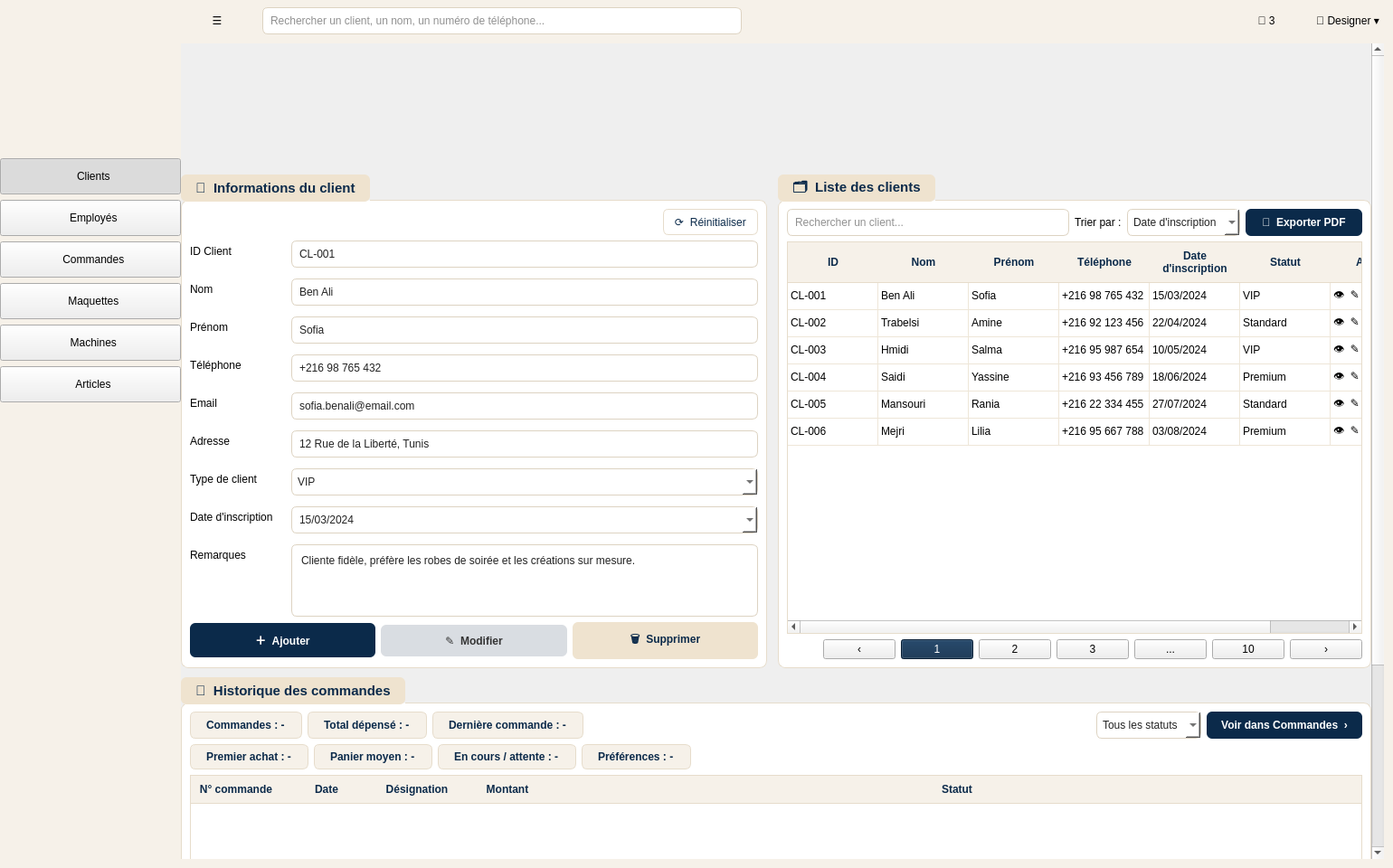
<?xml version="1.0" encoding="UTF-8"?>
<ui version="4.0">
 <class>MainWindow</class>
 <widget class="QMainWindow" name="MainWindow">
  <property name="geometry">
   <rect><x>0</x><y>0</y><width>1540</width><height>960</height></rect>
  </property>
  <property name="windowIcon">
   <iconset resource="resources.qrc"><normaloff>:/images/logo.png</normaloff>:/images/logo.png</iconset>
  </property>
  <property name="windowTitle">
   <string>FashioNova - Gestion des Clients (v9)</string>
  </property>
  <property name="styleSheet">
   <string notr="true">
QMainWindow, QWidget#centralwidget { background-color: #f6f1e9; }
QPushButton[nav="true"] { color: #FFFFFF; background: transparent; border: none; text-align: left; padding-left: 20px; margin: 0px 6px; border-radius: 6px; font-family: "Segoe UI"; font-size: 13px; font-weight: 500; }
QPushButton[nav="true"]:hover { background-color: rgba(255, 255, 255, 0.12); }
QPushButton[nav="true"]:checked { background: qlineargradient(x1:0, y1:0, x2:1, y2:0, stop:0 #E5C378, stop:1 #C89538); color: #08213B; font-weight: bold; }
QFrame#banner { background-color: #efe3cf; border: none; }
QLabel#bannerTitle { font-size: 38px; font-style: italic; font-weight: bold; color: #0b2a4a; }
QLabel#bannerSub { font-size: 15px; font-style: italic; color: #b08d57; }
QLabel#bannerQuote { font-size: 16px; font-style: italic; color: #b08d57; }
QGroupBox { background-color: white; border: 1px solid #e6dccb; border-radius: 8px; margin-top: 28px; font-weight: bold; font-size: 15px; color: #0b2a4a; }
QGroupBox::title { subcontrol-origin: margin; subcontrol-position: top left; left: 0px; padding: 6px 14px; background-color: #efe3cf; border-radius: 6px; }
QLineEdit, QComboBox, QDateEdit, QPlainTextEdit { background: white; border: 1px solid #ddd3c2; border-radius: 6px; padding: 6px; font-weight: normal; color: #222; }
QLabel[field="true"] { font-weight: bold; color: #0b2a4a; font-size: 13px; }
QPushButton#btnAjouter { background-color: #0b2a4a; color: white; font-weight: bold; padding: 10px; border-radius: 6px; }
QPushButton#btnModifier { background-color: #d9dde2; color: #333; font-weight: bold; padding: 10px; border-radius: 6px; }
QPushButton#btnSupprimer { background-color: #efe3cf; color: #0b2a4a; font-weight: bold; padding: 10px; border-radius: 6px; }
QPushButton#btnReinit { background-color: white; border: 1px solid #e6dccb; padding: 6px 12px; border-radius: 6px; color: #0b2a4a; }
QPushButton#btnExport { background-color: #0b2a4a; color: white; font-weight: bold; padding: 8px 18px; border-radius: 6px; }
QTableWidget { background: white; border: 1px solid #e6dccb; gridline-color: #eee6d8; selection-background-color: #efe3cf; selection-color: #0b2a4a; }
QHeaderView::section { background-color: #f6f1e9; color: #0b2a4a; font-weight: bold; padding: 6px; border: none; border-bottom: 1px solid #e6dccb; }
QPushButton[page="true"] { background: white; border: 1px solid #e6dccb; border-radius: 6px; min-width: 30px; padding: 6px; color: #0b2a4a; }
QPushButton#btnPage1 { background-color: #0b2a4a; color: white; }
QProgressBar { border: none; background-color: #ebeef2; border-radius: 5px; max-height: 10px; }
QProgressBar::chunk { background-color: #0b2a4a; border-radius: 5px; }
QFrame[card="true"] { background: white; border: 1px solid #eee6d8; border-radius: 6px; }
   </string>
  </property>
  <widget class="QWidget" name="centralwidget">
   <layout class="QHBoxLayout" name="mainLayout">
    <property name="spacing"><number>0</number></property>
    <property name="leftMargin"><number>0</number></property>
    <property name="topMargin"><number>0</number></property>
    <property name="rightMargin"><number>0</number></property>
    <property name="bottomMargin"><number>0</number></property>

    <!-- ===================== SIDEBAR (200 px, image de fond) ===================== -->
    <item>
     <widget class="QFrame" name="sidebar">
      <property name="minimumSize"><size><width>200</width><height>0</height></size></property>
      <property name="maximumSize"><size><width>200</width><height>16777215</height></size></property>
      <property name="styleSheet"><string notr="true">QFrame#sidebar { border-image: url(:/images/sidebar.png) 0 0 0 0 stretch stretch; }</string></property>
      <layout class="QVBoxLayout" name="sidebarLayout">
       <property name="spacing"><number>6</number></property>
       <property name="leftMargin"><number>0</number></property>
       <property name="topMargin"><number>175</number></property>
       <property name="rightMargin"><number>0</number></property>
       <property name="bottomMargin"><number>15</number></property>
       <item>
        <widget class="QPushButton" name="btnNavClients">
         <property name="minimumSize"><size><width>0</width><height>40</height></size></property>
         <property name="maximumSize"><size><width>16777215</width><height>40</height></size></property>
         <property name="cursor"><cursorShape>PointingHandCursor</cursorShape></property>
         <property name="text"><string>  Clients</string></property>
         <property name="icon">
          <iconset resource="resources.qrc"><normaloff>:/icons/clients_off.png</normaloff><normalon>:/icons/clients_on.png</normalon></iconset>
         </property>
         <property name="iconSize"><size><width>20</width><height>20</height></size></property>
         <property name="checkable"><bool>true</bool></property>
         <property name="checked"><bool>true</bool></property>
         <property name="nav" stdset="0"><string notr="true">true</string></property>
         <attribute name="buttonGroup"><string notr="true">navGroup</string></attribute>
        </widget>
       </item>
       <item>
        <widget class="QPushButton" name="btnNavEmployes">
         <property name="minimumSize"><size><width>0</width><height>40</height></size></property>
         <property name="maximumSize"><size><width>16777215</width><height>40</height></size></property>
         <property name="cursor"><cursorShape>PointingHandCursor</cursorShape></property>
         <property name="text"><string>  Employés</string></property>
         <property name="icon">
          <iconset resource="resources.qrc"><normaloff>:/icons/employes_off.png</normaloff><normalon>:/icons/employes_on.png</normalon></iconset>
         </property>
         <property name="iconSize"><size><width>20</width><height>20</height></size></property>
         <property name="checkable"><bool>true</bool></property>
         <property name="nav" stdset="0"><string notr="true">true</string></property>
         <attribute name="buttonGroup"><string notr="true">navGroup</string></attribute>
        </widget>
       </item>
       <item>
        <widget class="QPushButton" name="btnNavCommandes">
         <property name="minimumSize"><size><width>0</width><height>40</height></size></property>
         <property name="maximumSize"><size><width>16777215</width><height>40</height></size></property>
         <property name="cursor"><cursorShape>PointingHandCursor</cursorShape></property>
         <property name="text"><string>  Commandes</string></property>
         <property name="icon">
          <iconset resource="resources.qrc"><normaloff>:/icons/commandes_off.png</normaloff><normalon>:/icons/commandes_on.png</normalon></iconset>
         </property>
         <property name="iconSize"><size><width>20</width><height>20</height></size></property>
         <property name="checkable"><bool>true</bool></property>
         <property name="nav" stdset="0"><string notr="true">true</string></property>
         <attribute name="buttonGroup"><string notr="true">navGroup</string></attribute>
        </widget>
       </item>
       <item>
        <widget class="QPushButton" name="btnNavMaquettes">
         <property name="minimumSize"><size><width>0</width><height>40</height></size></property>
         <property name="maximumSize"><size><width>16777215</width><height>40</height></size></property>
         <property name="cursor"><cursorShape>PointingHandCursor</cursorShape></property>
         <property name="text"><string>  Maquettes</string></property>
         <property name="icon">
          <iconset resource="resources.qrc"><normaloff>:/icons/maquettes_off.png</normaloff><normalon>:/icons/maquettes_on.png</normalon></iconset>
         </property>
         <property name="iconSize"><size><width>20</width><height>20</height></size></property>
         <property name="checkable"><bool>true</bool></property>
         <property name="nav" stdset="0"><string notr="true">true</string></property>
         <attribute name="buttonGroup"><string notr="true">navGroup</string></attribute>
        </widget>
       </item>
       <item>
        <widget class="QPushButton" name="btnNavMachines">
         <property name="minimumSize"><size><width>0</width><height>40</height></size></property>
         <property name="maximumSize"><size><width>16777215</width><height>40</height></size></property>
         <property name="cursor"><cursorShape>PointingHandCursor</cursorShape></property>
         <property name="text"><string>  Machines</string></property>
         <property name="icon">
          <iconset resource="resources.qrc"><normaloff>:/icons/machines_off.png</normaloff><normalon>:/icons/machines_on.png</normalon></iconset>
         </property>
         <property name="iconSize"><size><width>20</width><height>20</height></size></property>
         <property name="checkable"><bool>true</bool></property>
         <property name="nav" stdset="0"><string notr="true">true</string></property>
         <attribute name="buttonGroup"><string notr="true">navGroup</string></attribute>
        </widget>
       </item>
       <item>
        <widget class="QPushButton" name="btnNavArticles">
         <property name="minimumSize"><size><width>0</width><height>40</height></size></property>
         <property name="maximumSize"><size><width>16777215</width><height>40</height></size></property>
         <property name="cursor"><cursorShape>PointingHandCursor</cursorShape></property>
         <property name="text"><string>  Articles</string></property>
         <property name="icon">
          <iconset resource="resources.qrc"><normaloff>:/icons/articles_off.png</normaloff><normalon>:/icons/articles_on.png</normalon></iconset>
         </property>
         <property name="iconSize"><size><width>20</width><height>20</height></size></property>
         <property name="checkable"><bool>true</bool></property>
         <property name="nav" stdset="0"><string notr="true">true</string></property>
         <attribute name="buttonGroup"><string notr="true">navGroup</string></attribute>
        </widget>
       </item>
       <item>
        <spacer name="sidebarSpacer">
         <property name="orientation"><enum>Qt::Vertical</enum></property>
         <property name="sizeHint" stdset="0"><size><width>20</width><height>40</height></size></property>
        </spacer>
       </item>
      </layout>
     </widget>
    </item>

    <!-- ===================== CONTENU ===================== -->
    <item>
     <widget class="QWidget" name="content">
      <layout class="QVBoxLayout" name="contentLayout">
       <property name="spacing"><number>10</number></property>
       <property name="leftMargin"><number>0</number></property>
       <property name="topMargin"><number>8</number></property>
       <property name="rightMargin"><number>10</number></property>
       <property name="bottomMargin"><number>10</number></property>

       <!-- Barre du haut -->
       <item>
        <layout class="QHBoxLayout" name="topBar">
         <item>
          <widget class="QPushButton" name="btnMenu">
           <property name="text"><string>☰</string></property>
           <property name="flat"><bool>true</bool></property>
          </widget>
         </item>
         <item>
          <widget class="QLineEdit" name="searchGlobal">
           <property name="placeholderText"><string>Rechercher un client, un nom, un numéro de téléphone...</string></property>
          </widget>
         </item>
         <item>
          <spacer name="topSpacer">
           <property name="orientation"><enum>Qt::Horizontal</enum></property>
           <property name="sizeHint" stdset="0"><size><width>200</width><height>20</height></size></property>
          </spacer>
         </item>
         <item>
          <widget class="QPushButton" name="btnNotif">
           <property name="text"><string>🔔 3</string></property>
           <property name="flat"><bool>true</bool></property>
          </widget>
         </item>
         <item>
          <widget class="QPushButton" name="btnUser">
           <property name="text"><string>👤 Designer ▾</string></property>
           <property name="flat"><bool>true</bool></property>
          </widget>
         </item>
        </layout>
       </item>

       <!-- Pile de pages : 0 = Clients, 1..5 = pages vides -->
       <item>
        <widget class="QStackedWidget" name="stackPages">
         <property name="currentIndex"><number>0</number></property>

         <widget class="QScrollArea" name="pageClients">
          <property name="frameShape"><enum>QFrame::NoFrame</enum></property>
          <property name="widgetResizable"><bool>true</bool></property>
          <property name="horizontalScrollBarPolicy"><enum>Qt::ScrollBarAlwaysOff</enum></property>
          <property name="styleSheet"><string notr="true">QScrollArea#pageClients { background: transparent; border: none; }
QScrollArea#pageClients &gt; QWidget { background: transparent; }
QWidget#pageClientsContents { background: transparent; }</string></property>
          <widget class="QWidget" name="pageClientsContents">
          <layout class="QVBoxLayout" name="pageClientsLayout">
           <property name="spacing"><number>10</number></property>
           <property name="leftMargin"><number>0</number></property>
           <property name="topMargin"><number>0</number></property>
           <property name="rightMargin"><number>0</number></property>
           <property name="bottomMargin"><number>0</number></property>

           <!-- Bannière (image) -->
           <item>
            <widget class="QLabel" name="bannerImage">
             <property name="sizePolicy">
              <sizepolicy hsizetype="Ignored" vsizetype="Fixed"><horstretch>0</horstretch><verstretch>0</verstretch></sizepolicy>
             </property>
             <property name="minimumSize"><size><width>0</width><height>135</height></size></property>
             <property name="maximumSize"><size><width>16777215</width><height>135</height></size></property>
             <property name="text"><string/></property>
             <property name="pixmap"><pixmap resource="resources.qrc">:/images/banner.png</pixmap></property>
             <property name="alignment"><set>Qt::AlignCenter</set></property>
            </widget>
           </item>

       <!-- Zone du milieu : formulaire + liste -->
       <item>
        <layout class="QHBoxLayout" name="middleLayout">
         <property name="spacing"><number>12</number></property>

         <!-- ===== Informations du client (SANS PHOTOS) ===== -->
         <item>
          <widget class="QGroupBox" name="groupInfos">
           <property name="title"><string>👤  Informations du client</string></property>
           <layout class="QVBoxLayout" name="infosLayout">
            <item>
             <layout class="QHBoxLayout" name="infosHeader">
              <item>
               <spacer name="infosHeaderSpacer">
                <property name="orientation"><enum>Qt::Horizontal</enum></property>
                <property name="sizeHint" stdset="0"><size><width>40</width><height>20</height></size></property>
               </spacer>
              </item>
              <item>
               <widget class="QPushButton" name="btnReinit">
                <property name="text"><string>⟳  Réinitialiser</string></property>
               </widget>
              </item>
             </layout>
            </item>
            <item>
             <layout class="QFormLayout" name="formLayout">
              <property name="verticalSpacing"><number>12</number></property>
              <property name="horizontalSpacing"><number>20</number></property>

              <item row="0" column="0">
               <widget class="QLabel" name="lblId">
                <property name="text"><string>ID Client</string></property>
                <property name="field" stdset="0"><string notr="true">true</string></property>
               </widget>
              </item>
              <item row="0" column="1">
               <widget class="QLineEdit" name="editId">
                <property name="text"><string>CL-001</string></property>
               </widget>
              </item>

              <item row="1" column="0">
               <widget class="QLabel" name="lblNom">
                <property name="text"><string>Nom</string></property>
                <property name="field" stdset="0"><string notr="true">true</string></property>
               </widget>
              </item>
              <item row="1" column="1">
               <widget class="QLineEdit" name="editNom">
                <property name="text"><string>Ben Ali</string></property>
               </widget>
              </item>

              <item row="2" column="0">
               <widget class="QLabel" name="lblPrenom">
                <property name="text"><string>Prénom</string></property>
                <property name="field" stdset="0"><string notr="true">true</string></property>
               </widget>
              </item>
              <item row="2" column="1">
               <widget class="QLineEdit" name="editPrenom">
                <property name="text"><string>Sofia</string></property>
               </widget>
              </item>

              <item row="3" column="0">
               <widget class="QLabel" name="lblTel">
                <property name="text"><string>Téléphone</string></property>
                <property name="field" stdset="0"><string notr="true">true</string></property>
               </widget>
              </item>
              <item row="3" column="1">
               <widget class="QLineEdit" name="editTel">
                <property name="text"><string>+216 98 765 432</string></property>
               </widget>
              </item>

              <item row="4" column="0">
               <widget class="QLabel" name="lblEmail">
                <property name="text"><string>Email</string></property>
                <property name="field" stdset="0"><string notr="true">true</string></property>
               </widget>
              </item>
              <item row="4" column="1">
               <widget class="QLineEdit" name="editEmail">
                <property name="text"><string>sofia.benali@email.com</string></property>
               </widget>
              </item>

              <item row="5" column="0">
               <widget class="QLabel" name="lblAdresse">
                <property name="text"><string>Adresse</string></property>
                <property name="field" stdset="0"><string notr="true">true</string></property>
               </widget>
              </item>
              <item row="5" column="1">
               <widget class="QLineEdit" name="editAdresse">
                <property name="text"><string>12 Rue de la Liberté, Tunis</string></property>
               </widget>
              </item>

              <item row="6" column="0">
               <widget class="QLabel" name="lblType">
                <property name="text"><string>Type de client</string></property>
                <property name="field" stdset="0"><string notr="true">true</string></property>
               </widget>
              </item>
              <item row="6" column="1">
               <widget class="QComboBox" name="comboType">
                <item><property name="text"><string>VIP</string></property></item>
                <item><property name="text"><string>Premium</string></property></item>
                <item><property name="text"><string>Standard</string></property></item>
               </widget>
              </item>

              <item row="7" column="0">
               <widget class="QLabel" name="lblDate">
                <property name="text"><string>Date d'inscription</string></property>
                <property name="field" stdset="0"><string notr="true">true</string></property>
               </widget>
              </item>
              <item row="7" column="1">
               <widget class="QDateEdit" name="dateInscription">
                <property name="displayFormat"><string>dd/MM/yyyy</string></property>
                <property name="calendarPopup"><bool>true</bool></property>
                <property name="date">
                 <date><year>2024</year><month>3</month><day>15</day></date>
                </property>
               </widget>
              </item>

              <item row="8" column="0">
               <widget class="QLabel" name="lblRemarques">
                <property name="text"><string>Remarques</string></property>
                <property name="field" stdset="0"><string notr="true">true</string></property>
               </widget>
              </item>
              <item row="8" column="1">
               <widget class="QPlainTextEdit" name="editRemarques">
                <property name="maximumSize"><size><width>16777215</width><height>80</height></size></property>
                <property name="plainText"><string>Cliente fidèle, préfère les robes de soirée et les créations sur mesure.</string></property>
               </widget>
              </item>
             </layout>
            </item>
            <item>
             <layout class="QGridLayout" name="buttonsLayout">
              <item row="0" column="0">
               <widget class="QPushButton" name="btnAjouter">
                <property name="text"><string>＋  Ajouter</string></property>
               </widget>
              </item>
              <item row="0" column="1">
               <widget class="QPushButton" name="btnModifier">
                <property name="text"><string>✎  Modifier</string></property>
               </widget>
              </item>
              <item row="0" column="2">
               <widget class="QPushButton" name="btnSupprimer">
                <property name="text"><string>🗑  Supprimer</string></property>
               </widget>
              </item>
             </layout>
            </item>
            <item>
             <spacer name="infosSpacer">
              <property name="orientation"><enum>Qt::Vertical</enum></property>
              <property name="sizeHint" stdset="0"><size><width>20</width><height>20</height></size></property>
             </spacer>
            </item>
           </layout>
          </widget>
         </item>

         <!-- ===== Liste des clients (SANS colonne photo) ===== -->
         <item>
          <widget class="QGroupBox" name="groupListe">
           <property name="title"><string>🗂  Liste des clients</string></property>
           <layout class="QVBoxLayout" name="listeLayout">
            <item>
             <layout class="QHBoxLayout" name="listeHeader">
              <item>
               <widget class="QLineEdit" name="searchListe">
                <property name="placeholderText"><string>Rechercher un client...</string></property>
               </widget>
              </item>
              <item>
               <widget class="QLabel" name="lblTrier">
                <property name="text"><string>Trier par :</string></property>
                <property name="field" stdset="0"><string notr="true">true</string></property>
               </widget>
              </item>
              <item>
               <widget class="QComboBox" name="comboTrier">
                <item><property name="text"><string>Date d'inscription</string></property></item>
                <item><property name="text"><string>Nom</string></property></item>
                <item><property name="text"><string>Type de client</string></property></item>
               </widget>
              </item>
              <item>
               <widget class="QPushButton" name="btnExport">
                <property name="text"><string>📄  Exporter PDF</string></property>
               </widget>
              </item>
             </layout>
            </item>
            <item>
             <widget class="QTableWidget" name="tableClients">
              <property name="selectionBehavior"><enum>QAbstractItemView::SelectRows</enum></property>
              <property name="editTriggers"><set>QAbstractItemView::NoEditTriggers</set></property>
              <property name="alternatingRowColors"><bool>false</bool></property>
              <attribute name="horizontalHeaderStretchLastSection"><bool>true</bool></attribute>
              <attribute name="verticalHeaderVisible"><bool>false</bool></attribute>
              <column><property name="text"><string>ID</string></property></column>
              <column><property name="text"><string>Nom</string></property></column>
              <column><property name="text"><string>Prénom</string></property></column>
              <column><property name="text"><string>Téléphone</string></property></column>
              <column><property name="text"><string>Date
d'inscription</string></property></column>
              <column><property name="text"><string>Statut</string></property></column>
              <column><property name="text"><string>Actions</string></property></column>
              <row/><row/><row/><row/><row/><row/>

              <item row="0" column="0"><property name="text"><string>CL-001</string></property></item>
              <item row="0" column="1"><property name="text"><string>Ben Ali</string></property></item>
              <item row="0" column="2"><property name="text"><string>Sofia</string></property></item>
              <item row="0" column="3"><property name="text"><string>+216 98 765 432</string></property></item>
              <item row="0" column="4"><property name="text"><string>15/03/2024</string></property></item>
              <item row="0" column="5"><property name="text"><string>VIP</string></property></item>
              <item row="0" column="6"><property name="text"><string>👁  ✎</string></property></item>

              <item row="1" column="0"><property name="text"><string>CL-002</string></property></item>
              <item row="1" column="1"><property name="text"><string>Trabelsi</string></property></item>
              <item row="1" column="2"><property name="text"><string>Amine</string></property></item>
              <item row="1" column="3"><property name="text"><string>+216 92 123 456</string></property></item>
              <item row="1" column="4"><property name="text"><string>22/04/2024</string></property></item>
              <item row="1" column="5"><property name="text"><string>Standard</string></property></item>
              <item row="1" column="6"><property name="text"><string>👁  ✎</string></property></item>

              <item row="2" column="0"><property name="text"><string>CL-003</string></property></item>
              <item row="2" column="1"><property name="text"><string>Hmidi</string></property></item>
              <item row="2" column="2"><property name="text"><string>Salma</string></property></item>
              <item row="2" column="3"><property name="text"><string>+216 95 987 654</string></property></item>
              <item row="2" column="4"><property name="text"><string>10/05/2024</string></property></item>
              <item row="2" column="5"><property name="text"><string>VIP</string></property></item>
              <item row="2" column="6"><property name="text"><string>👁  ✎</string></property></item>

              <item row="3" column="0"><property name="text"><string>CL-004</string></property></item>
              <item row="3" column="1"><property name="text"><string>Saidi</string></property></item>
              <item row="3" column="2"><property name="text"><string>Yassine</string></property></item>
              <item row="3" column="3"><property name="text"><string>+216 93 456 789</string></property></item>
              <item row="3" column="4"><property name="text"><string>18/06/2024</string></property></item>
              <item row="3" column="5"><property name="text"><string>Premium</string></property></item>
              <item row="3" column="6"><property name="text"><string>👁  ✎</string></property></item>

              <item row="4" column="0"><property name="text"><string>CL-005</string></property></item>
              <item row="4" column="1"><property name="text"><string>Mansouri</string></property></item>
              <item row="4" column="2"><property name="text"><string>Rania</string></property></item>
              <item row="4" column="3"><property name="text"><string>+216 22 334 455</string></property></item>
              <item row="4" column="4"><property name="text"><string>27/07/2024</string></property></item>
              <item row="4" column="5"><property name="text"><string>Standard</string></property></item>
              <item row="4" column="6"><property name="text"><string>👁  ✎</string></property></item>

              <item row="5" column="0"><property name="text"><string>CL-006</string></property></item>
              <item row="5" column="1"><property name="text"><string>Mejri</string></property></item>
              <item row="5" column="2"><property name="text"><string>Lilia</string></property></item>
              <item row="5" column="3"><property name="text"><string>+216 95 667 788</string></property></item>
              <item row="5" column="4"><property name="text"><string>03/08/2024</string></property></item>
              <item row="5" column="5"><property name="text"><string>Premium</string></property></item>
              <item row="5" column="6"><property name="text"><string>👁  ✎</string></property></item>
             </widget>
            </item>
            <item>
             <layout class="QHBoxLayout" name="paginationLayout">
              <item>
               <spacer name="pagSpacer">
                <property name="orientation"><enum>Qt::Horizontal</enum></property>
                <property name="sizeHint" stdset="0"><size><width>40</width><height>20</height></size></property>
               </spacer>
              </item>
              <item><widget class="QPushButton" name="btnPagePrev"><property name="text"><string>‹</string></property><property name="page" stdset="0"><string notr="true">true</string></property></widget></item>
              <item><widget class="QPushButton" name="btnPage1"><property name="text"><string>1</string></property><property name="page" stdset="0"><string notr="true">true</string></property></widget></item>
              <item><widget class="QPushButton" name="btnPage2"><property name="text"><string>2</string></property><property name="page" stdset="0"><string notr="true">true</string></property></widget></item>
              <item><widget class="QPushButton" name="btnPage3"><property name="text"><string>3</string></property><property name="page" stdset="0"><string notr="true">true</string></property></widget></item>
              <item><widget class="QPushButton" name="btnPageDots"><property name="text"><string>...</string></property><property name="page" stdset="0"><string notr="true">true</string></property></widget></item>
              <item><widget class="QPushButton" name="btnPage10"><property name="text"><string>10</string></property><property name="page" stdset="0"><string notr="true">true</string></property></widget></item>
              <item><widget class="QPushButton" name="btnPageNext"><property name="text"><string>›</string></property><property name="page" stdset="0"><string notr="true">true</string></property></widget></item>
             </layout>
            </item>
           </layout>
          </widget>
         </item>
        </layout>
       </item>

       <!-- ===================== HISTORIQUE DES COMMANDES ===================== -->
       <item>
        <widget class="QGroupBox" name="groupHistorique">
         <property name="title"><string>🧾  Historique des commandes</string></property>
         <property name="minimumSize"><size><width>0</width><height>310</height></size></property>
         <layout class="QVBoxLayout" name="historiqueLayout">
          <item>
           <layout class="QHBoxLayout" name="historiqueHeader">
        <item>
         <widget class="QLabel" name="lblNbCommandes">
          <property name="text"><string>Commandes : -</string></property>
          <property name="styleSheet"><string notr="true">background-color:#f6f1e9; border:1px solid #e6dccb; border-radius:6px; padding:6px 14px; color:#0b2a4a; font-weight:bold;</string></property>
         </widget>
        </item>
        <item>
         <widget class="QLabel" name="lblTotalDepense">
          <property name="text"><string>Total dépensé : -</string></property>
          <property name="styleSheet"><string notr="true">background-color:#f6f1e9; border:1px solid #e6dccb; border-radius:6px; padding:6px 14px; color:#0b2a4a; font-weight:bold;</string></property>
         </widget>
        </item>
        <item>
         <widget class="QLabel" name="lblDerniereCommande">
          <property name="text"><string>Dernière commande : -</string></property>
          <property name="styleSheet"><string notr="true">background-color:#f6f1e9; border:1px solid #e6dccb; border-radius:6px; padding:6px 14px; color:#0b2a4a; font-weight:bold;</string></property>
         </widget>
        </item>
            <item>
             <spacer name="historiqueSpacer">
              <property name="orientation"><enum>Qt::Horizontal</enum></property>
              <property name="sizeHint" stdset="0"><size><width>40</width><height>20</height></size></property>
             </spacer>
            </item>
            <item>
             <widget class="QComboBox" name="comboStatutCmd">
              <item><property name="text"><string>Tous les statuts</string></property></item>
              <item><property name="text"><string>Livrée</string></property></item>
              <item><property name="text"><string>En cours</string></property></item>
              <item><property name="text"><string>En attente</string></property></item>
              <item><property name="text"><string>Annulée</string></property></item>
             </widget>
            </item>
            <item>
             <widget class="QPushButton" name="btnVoirCommandes">
              <property name="cursor"><cursorShape>PointingHandCursor</cursorShape></property>
              <property name="text"><string>Voir dans Commandes  ›</string></property>
              <property name="styleSheet"><string notr="true">background-color:#0b2a4a; color:white; font-weight:bold; padding:8px 16px; border-radius:6px;</string></property>
             </widget>
            </item>
           </layout>
          </item>
          <item>
           <layout class="QHBoxLayout" name="historiqueHeader2">
        <item>
         <widget class="QLabel" name="lblPremierAchat">
          <property name="text"><string>Premier achat : -</string></property>
          <property name="styleSheet"><string notr="true">background-color:#f6f1e9; border:1px solid #e6dccb; border-radius:6px; padding:6px 14px; color:#0b2a4a; font-weight:bold;</string></property>
         </widget>
        </item>
        <item>
         <widget class="QLabel" name="lblPanierMoyen">
          <property name="text"><string>Panier moyen : -</string></property>
          <property name="styleSheet"><string notr="true">background-color:#f6f1e9; border:1px solid #e6dccb; border-radius:6px; padding:6px 14px; color:#0b2a4a; font-weight:bold;</string></property>
         </widget>
        </item>
        <item>
         <widget class="QLabel" name="lblCmdEnCours">
          <property name="text"><string>En cours / attente : -</string></property>
          <property name="styleSheet"><string notr="true">background-color:#f6f1e9; border:1px solid #e6dccb; border-radius:6px; padding:6px 14px; color:#0b2a4a; font-weight:bold;</string></property>
         </widget>
        </item>
        <item>
         <widget class="QLabel" name="lblPreferences">
          <property name="text"><string>Préférences : -</string></property>
          <property name="styleSheet"><string notr="true">background-color:#f6f1e9; border:1px solid #e6dccb; border-radius:6px; padding:6px 14px; color:#0b2a4a; font-weight:bold;</string></property>
         </widget>
        </item>
            <item>
             <spacer name="historiqueSpacer2">
              <property name="orientation"><enum>Qt::Horizontal</enum></property>
              <property name="sizeHint" stdset="0"><size><width>40</width><height>20</height></size></property>
             </spacer>
            </item>
           </layout>
          </item>
          <item>
           <widget class="QTableWidget" name="tableCommandes">
            <property name="minimumSize"><size><width>0</width><height>160</height></size></property>
            <property name="selectionBehavior"><enum>QAbstractItemView::SelectRows</enum></property>
            <property name="editTriggers"><set>QAbstractItemView::NoEditTriggers</set></property>
            <attribute name="horizontalHeaderStretchLastSection"><bool>true</bool></attribute>
            <attribute name="verticalHeaderVisible"><bool>false</bool></attribute>
          <column><property name="text"><string>N° commande</string></property></column>
          <column><property name="text"><string>Date</string></property></column>
          <column><property name="text"><string>Désignation</string></property></column>
          <column><property name="text"><string>Montant</string></property></column>
          <column><property name="text"><string>Statut</string></property></column>
           </widget>
          </item>
         </layout>
        </widget>
       </item>

       <!-- ===================== STATISTIQUES : 3 cartes dynamiques (créées dans mainwindow.cpp) ===================== -->
       <item>
        <widget class="QWidget" name="statsPanel">
         <property name="sizePolicy">
          <sizepolicy hsizetype="Ignored" vsizetype="Fixed"><horstretch>0</horstretch><verstretch>0</verstretch></sizepolicy>
         </property>
         <property name="minimumSize"><size><width>0</width><height>150</height></size></property>
         <layout class="QHBoxLayout" name="statsLayout">
          <property name="spacing"><number>12</number></property>
          <property name="leftMargin"><number>0</number></property>
          <property name="topMargin"><number>0</number></property>
          <property name="rightMargin"><number>0</number></property>
          <property name="bottomMargin"><number>0</number></property>
         </layout>
        </widget>
       </item>
          </layout>
          </widget>
         </widget>

         <widget class="QFrame" name="pageEmployes">
          <property name="frameShape"><enum>QFrame::NoFrame</enum></property>
          <property name="styleSheet"><string notr="true">QFrame#pageEmployes { background-color: white; border-radius: 8px; }</string></property>
         </widget>

         <widget class="QFrame" name="pageCommandes">
          <property name="frameShape"><enum>QFrame::NoFrame</enum></property>
          <property name="styleSheet"><string notr="true">QFrame#pageCommandes { background-color: white; border-radius: 8px; }</string></property>
         </widget>

         <widget class="QFrame" name="pageMaquettes">
          <property name="frameShape"><enum>QFrame::NoFrame</enum></property>
          <property name="styleSheet"><string notr="true">QFrame#pageMaquettes { background-color: white; border-radius: 8px; }</string></property>
         </widget>

         <widget class="QFrame" name="pageMachines">
          <property name="frameShape"><enum>QFrame::NoFrame</enum></property>
          <property name="styleSheet"><string notr="true">QFrame#pageMachines { background-color: white; border-radius: 8px; }</string></property>
         </widget>

         <widget class="QFrame" name="pageArticles">
          <property name="frameShape"><enum>QFrame::NoFrame</enum></property>
          <property name="styleSheet"><string notr="true">QFrame#pageArticles { background-color: white; border-radius: 8px; }</string></property>
         </widget>
        </widget>
       </item>
      </layout>
     </widget>
    </item>
   </layout>
  </widget>
 </widget>
 <resources>
  <include location="resources.qrc"/>
 </resources>
 <connections/>
 <buttongroups>
  <buttongroup name="navGroup"/>
 </buttongroups>
</ui>
